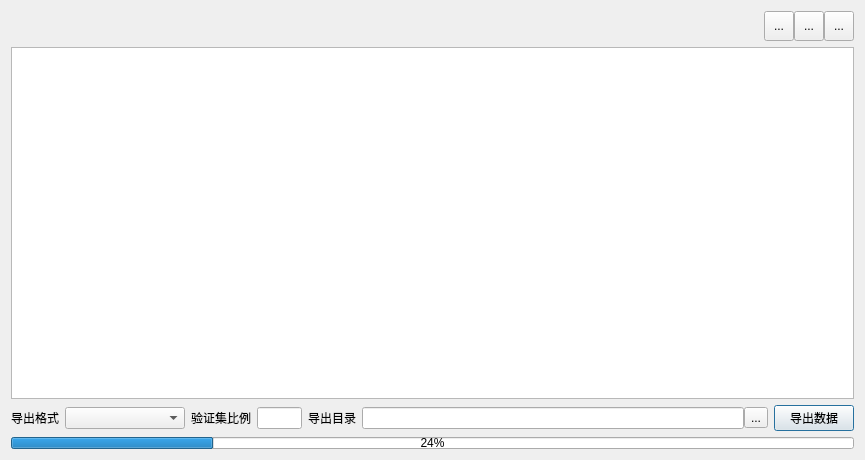
<?xml version="1.0" encoding="UTF-8"?>
<ui version="4.0">
 <class>Dialog</class>
 <widget class="QDialog" name="Dialog">
  <property name="geometry">
   <rect>
    <x>0</x>
    <y>0</y>
    <width>865</width>
    <height>460</height>
   </rect>
  </property>
  <property name="minimumSize">
   <size>
    <width>860</width>
    <height>450</height>
   </size>
  </property>
  <property name="maximumSize">
   <size>
    <width>65535</width>
    <height>65535</height>
   </size>
  </property>
  <property name="windowTitle">
   <string>项目管理</string>
  </property>
  <layout class="QGridLayout" name="gridLayout">
   <item row="2" column="0">
    <layout class="QHBoxLayout" name="export_control">
     <item>
      <widget class="QLabel" name="format_label">
       <property name="text">
        <string>导出格式</string>
       </property>
      </widget>
     </item>
     <item>
      <widget class="QComboBox" name="formats">
       <property name="minimumSize">
        <size>
         <width>120</width>
         <height>0</height>
        </size>
       </property>
      </widget>
     </item>
     <item>
      <widget class="QLabel" name="valset_ratio_label">
       <property name="text">
        <string>验证集比例</string>
       </property>
      </widget>
     </item>
     <item>
      <widget class="QLineEdit" name="valset_ratio">
       <property name="maximumSize">
        <size>
         <width>45</width>
         <height>16777215</height>
        </size>
       </property>
       <property name="alignment">
        <set>Qt::AlignCenter</set>
       </property>
      </widget>
     </item>
     <item>
      <widget class="QLabel" name="export_label">
       <property name="text">
        <string>导出目录</string>
       </property>
      </widget>
     </item>
     <item>
      <layout class="QHBoxLayout" name="export_directory">
       <property name="spacing">
        <number>0</number>
       </property>
       <item>
        <widget class="QLineEdit" name="destination"/>
       </item>
       <item>
        <widget class="QToolButton" name="scan">
         <property name="text">
          <string>...</string>
         </property>
        </widget>
       </item>
      </layout>
     </item>
     <item>
      <widget class="QPushButton" name="export">
       <property name="text">
        <string>导出数据</string>
       </property>
      </widget>
     </item>
    </layout>
   </item>
   <item row="1" column="0">
    <widget class="QTableView" name="projects"/>
   </item>
   <item row="0" column="0">
    <layout class="QHBoxLayout" name="projects_control">
     <property name="spacing">
      <number>0</number>
     </property>
     <item>
      <spacer name="horizontalSpacer">
       <property name="orientation">
        <enum>Qt::Horizontal</enum>
       </property>
       <property name="sizeHint" stdset="0">
        <size>
         <width>40</width>
         <height>20</height>
        </size>
       </property>
      </spacer>
     </item>
     <item>
      <widget class="QToolButton" name="create">
       <property name="minimumSize">
        <size>
         <width>30</width>
         <height>30</height>
        </size>
       </property>
       <property name="maximumSize">
        <size>
         <width>30</width>
         <height>30</height>
        </size>
       </property>
       <property name="toolTip">
        <string/>
       </property>
       <property name="statusTip">
        <string/>
       </property>
       <property name="whatsThis">
        <string/>
       </property>
       <property name="accessibleName">
        <string/>
       </property>
       <property name="accessibleDescription">
        <string/>
       </property>
       <property name="text">
        <string>...</string>
       </property>
      </widget>
     </item>
     <item>
      <widget class="QToolButton" name="remove">
       <property name="minimumSize">
        <size>
         <width>30</width>
         <height>30</height>
        </size>
       </property>
       <property name="maximumSize">
        <size>
         <width>30</width>
         <height>30</height>
        </size>
       </property>
       <property name="toolTip">
        <string/>
       </property>
       <property name="text">
        <string>...</string>
       </property>
      </widget>
     </item>
     <item>
      <widget class="QToolButton" name="open">
       <property name="minimumSize">
        <size>
         <width>30</width>
         <height>30</height>
        </size>
       </property>
       <property name="maximumSize">
        <size>
         <width>30</width>
         <height>30</height>
        </size>
       </property>
       <property name="toolTip">
        <string/>
       </property>
       <property name="text">
        <string>...</string>
       </property>
      </widget>
     </item>
    </layout>
   </item>
   <item row="3" column="0">
    <widget class="QProgressBar" name="export_progress">
     <property name="maximumSize">
      <size>
       <width>16777215</width>
       <height>12</height>
      </size>
     </property>
     <property name="value">
      <number>24</number>
     </property>
    </widget>
   </item>
  </layout>
 </widget>
 <resources/>
 <connections/>
</ui>
